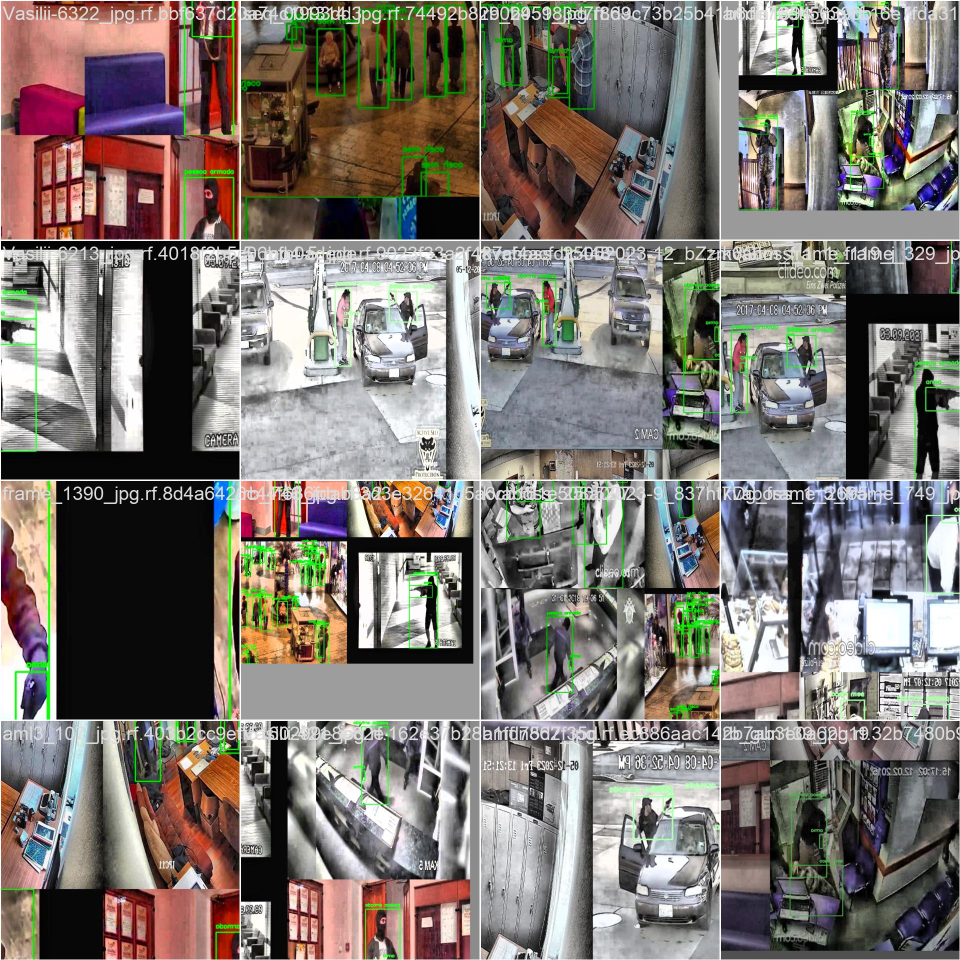
#> input picture runs/detect/train10/train_batch0.jpg, 1920 x 1920 px (shown at 1/2 size)
$ python -i webcam_detecter.py   (imports and definitions only)
#> lines starting #> are read from the running program, lines starting #| are printed output that depends on the picture
#> further down, picture is the input picture: shape (1920, 1920, 3); mean B, G, R 110.9, 116.7, 123
import cv2
import numpy as np
from ultralytics import YOLO

from domains.email_sender.send_email import send_email_with_image

def preprocess_frame(frame):
    """ Melhora a imagem """

    lab = cv2.cvtColor(frame, cv2.COLOR_BGR2LAB)
#> lab: shape (1920, 1920, 3); mean of channels 0, 1, 2 123.8, 130.5, 132.5
    l, a, b = cv2.split(lab)
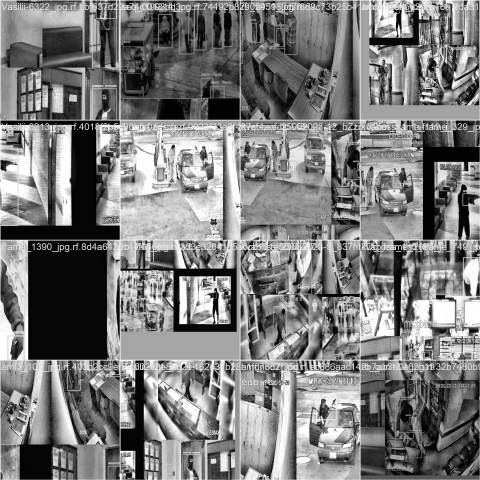
#> l: shape (1920, 1920) (shown at 1/4 size); min 0, max 255, mean 123.8
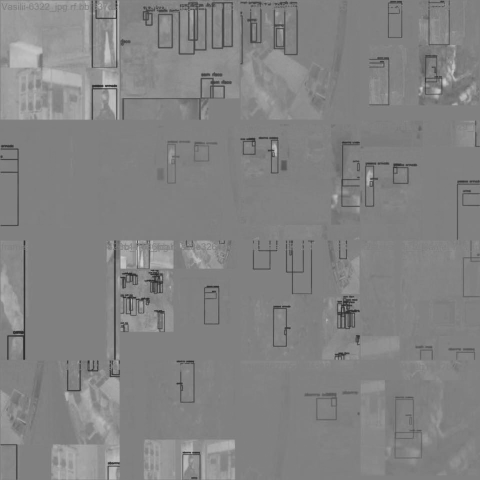
#> a: shape (1920, 1920) (shown at 1/4 size); min 42, max 207, mean 130.5
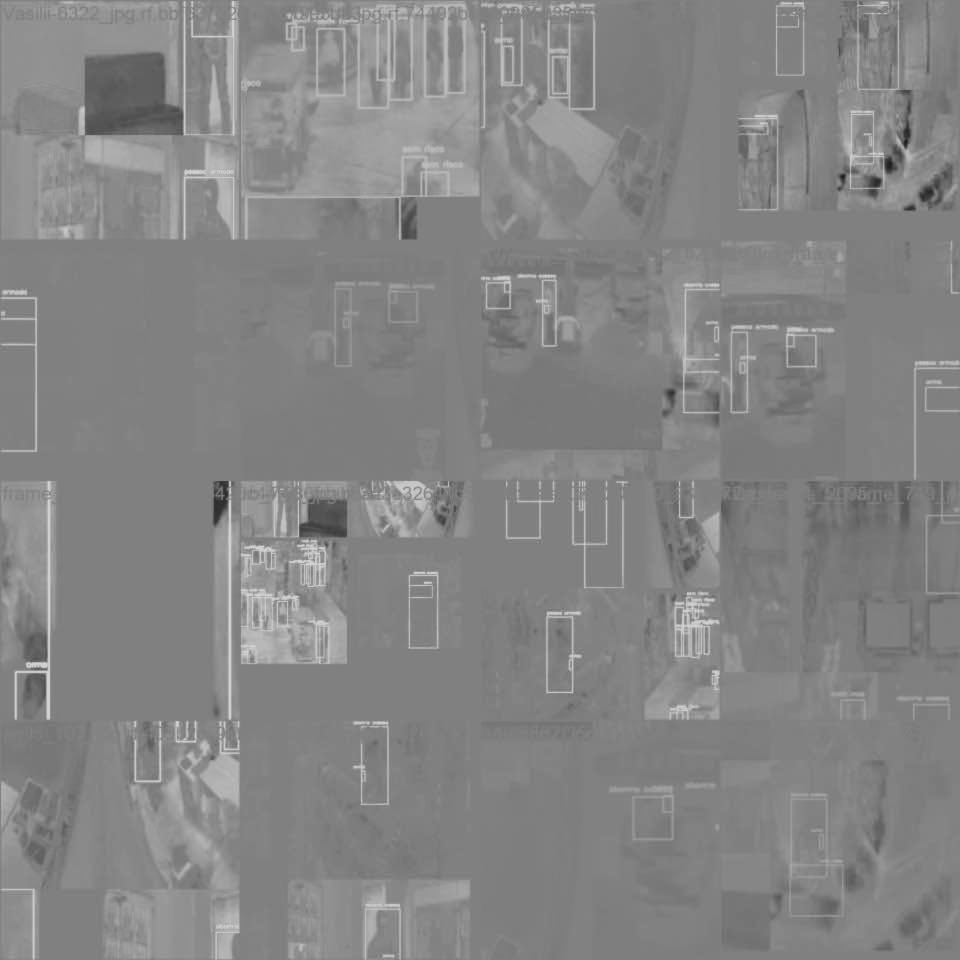
#> b: shape (1920, 1920) (shown at 1/2 size); min 23, max 211, mean 132.5

    l = cv2.equalizeHist(l)
    lab = cv2.merge((l, a, b))
#> lab: shape (1920, 1920, 3); mean of channels 0, 1, 2 128.1, 130.5, 132.5

    enhanced = cv2.cvtColor(lab, cv2.COLOR_LAB2BGR)

    kernel = np.array([[0, -0.5, 0], [-0.5, 3, -0.5], [0, -0.5, 0]])
    sharpened = cv2.filter2D(enhanced, -1, kernel)

    return sharpened

# [1 line not run here, left out]


# [1 line that did not run here, left out]

bateu=0
# [33 lines not run here, left out]

>>> import cv2
>>> picture = cv2.imread('../../runs/detect/train10/train_batch0.jpg')
>>> result = preprocess_frame(picture)

$ run again, on runs/detect/train10/train_batch1.jpg
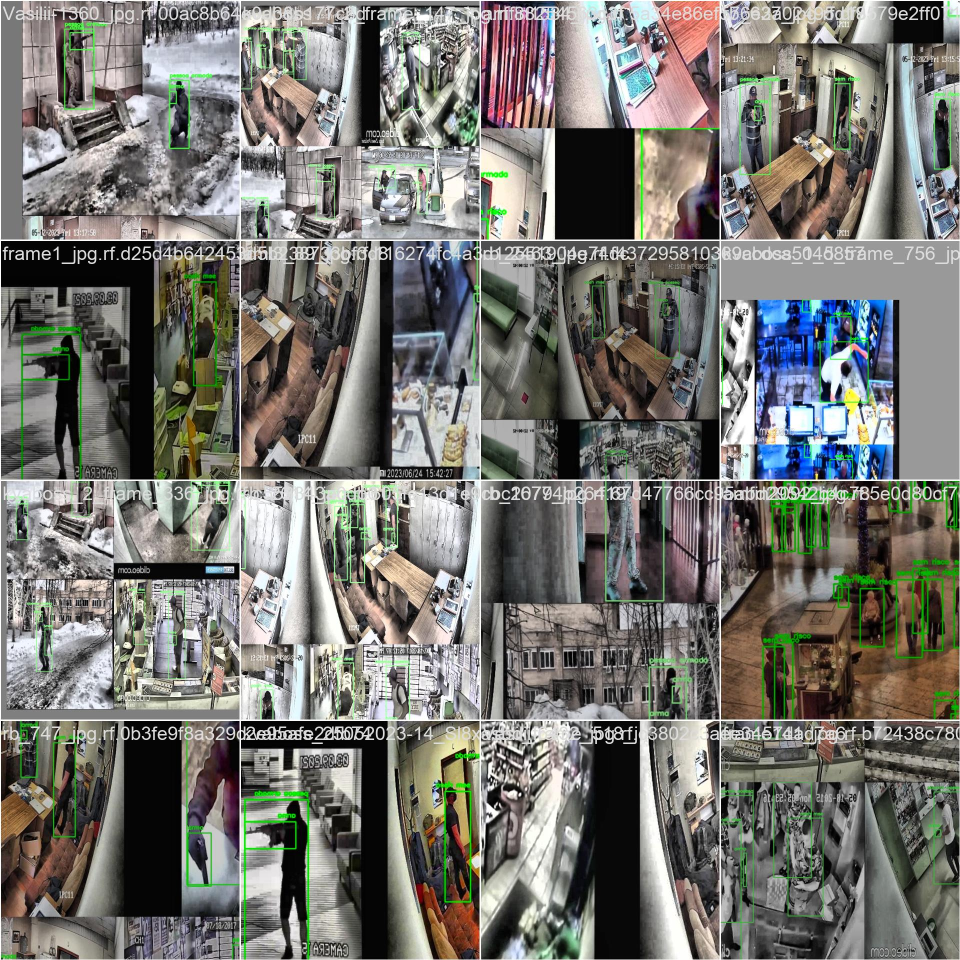
#> input picture runs/detect/train10/train_batch1.jpg, 1920 x 1920 px (shown at 1/2 size)
#> picture is the input picture: shape (1920, 1920, 3); mean B, G, R 111, 116.2, 116.7
#> in preprocess_frame, `l, a, b = cv2.split(lab)`:
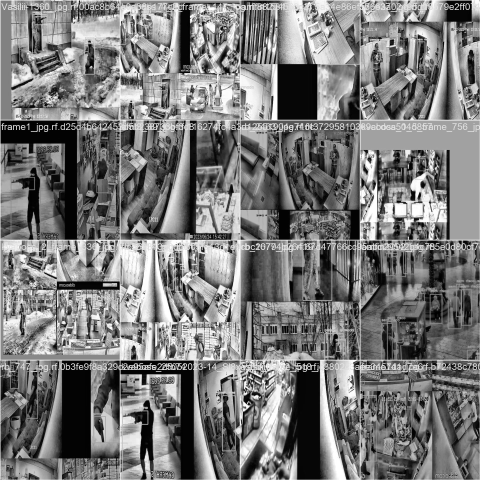
#> l: shape (1920, 1920) (shown at 1/4 size); min 0, max 255, mean 121.5
#> in preprocess_frame, `l, a, b = cv2.split(lab)`:
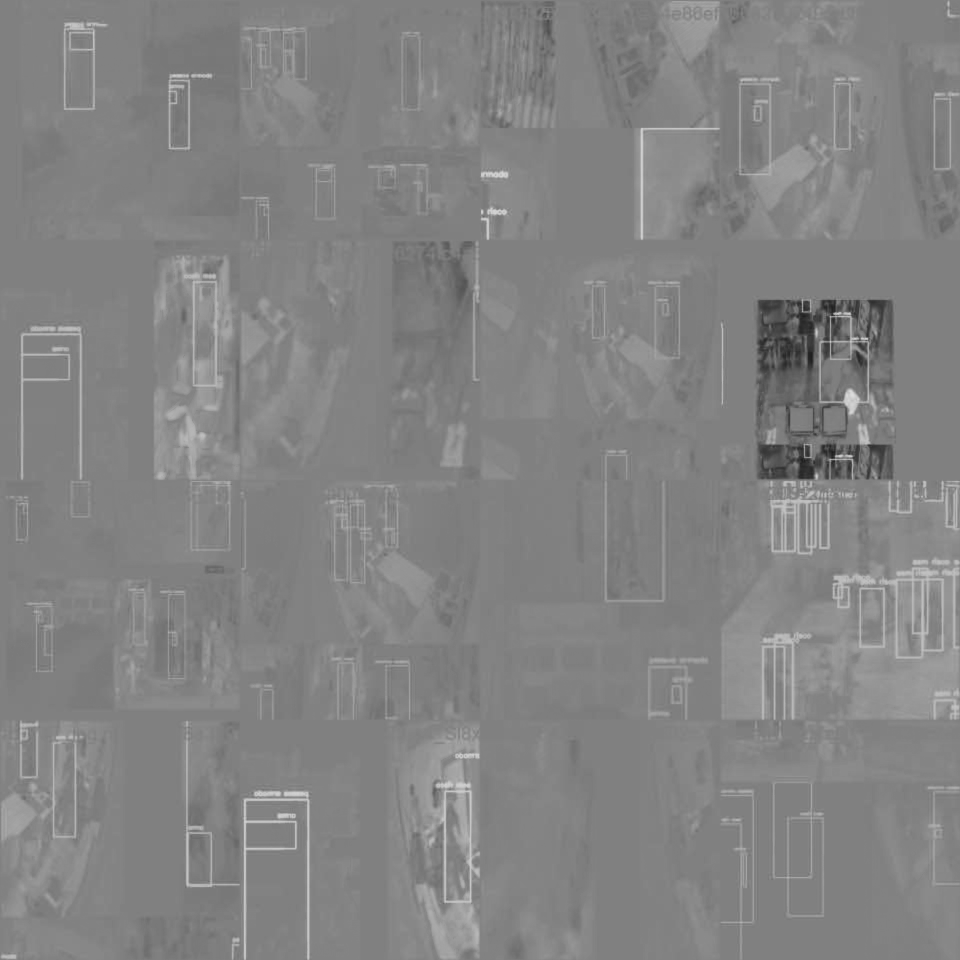
#> b: shape (1920, 1920) (shown at 1/2 size); min 25, max 221, mean 131.1

$ run again, on runs/detect/train10/train_batch2.jpg
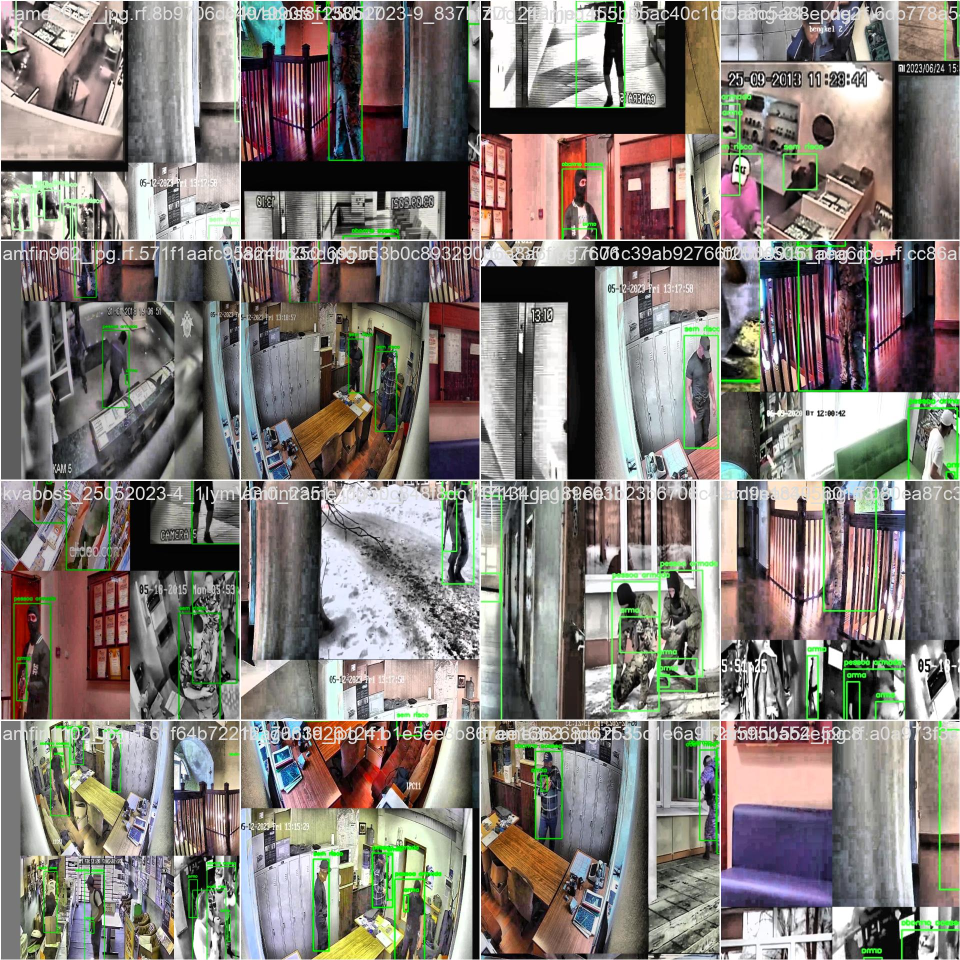
#> input picture runs/detect/train10/train_batch2.jpg, 1920 x 1920 px (shown at 1/2 size)
#> picture is the input picture: shape (1920, 1920, 3); mean B, G, R 118.2, 123.9, 129.7
#> in preprocess_frame, `l, a, b = cv2.split(lab)`:
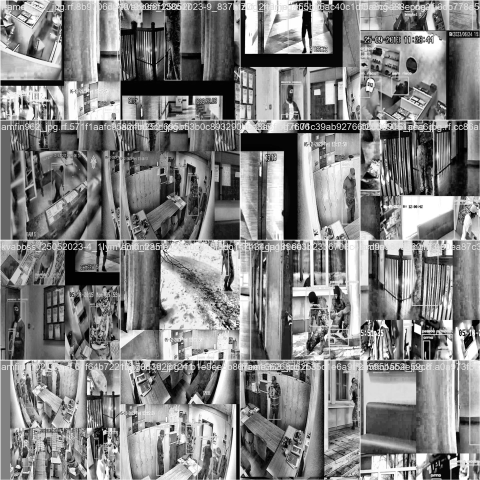
#> l: shape (1920, 1920) (shown at 1/4 size); min 0, max 255, mean 130.9
#> in preprocess_frame, `l, a, b = cv2.split(lab)`:
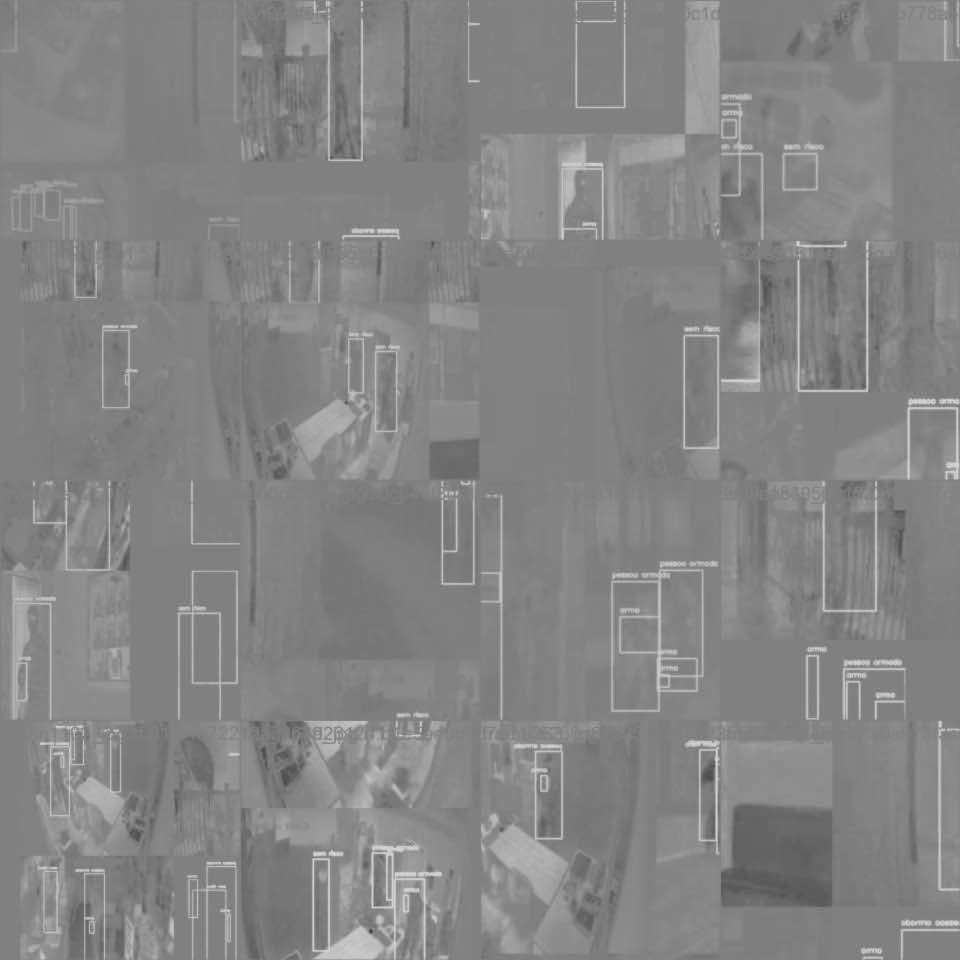
#> b: shape (1920, 1920) (shown at 1/2 size); min 56, max 212, mean 132.2
